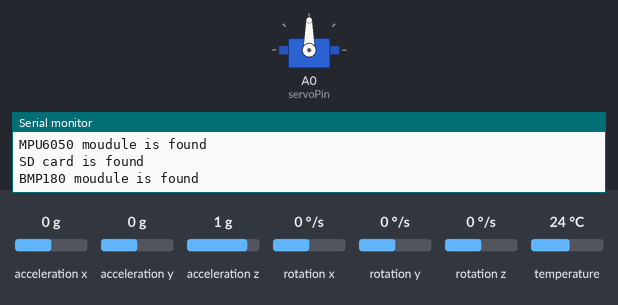
The sketch below on a simulated Arduino Uno, built with avr-gcc and run on an emulated ATmega328P. Shown: servo, the last lines printed to the serial monitor. Inputs (shaded band) come from the test bench; at power-on: acceleration z 1 g, acceleration x 0 g, acceleration y 0 g, rotation x 0 °/s, rotation y 0 °/s, rotation z 0 °/s, temperature 24 °C. Storage starts empty.

Above: at 0.1 s.
At 1.3 s:
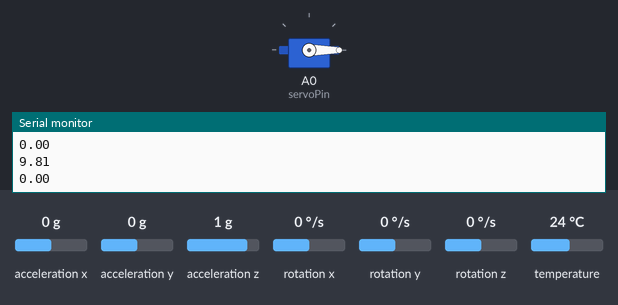
1.4 s: acceleration z set to 0.4 g
2.9 s: acceleration z set to 0.1 g
At 3.6 s:
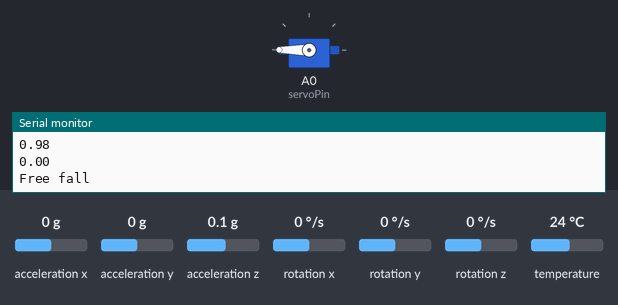
Timing chart, 0 to 5.9 s (numbered marks = the images above; inputs shaded):
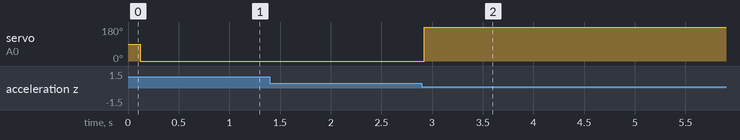

Measured:
- the behaviour switches between 0.3 and 0.2 g on acceleration z (found by bisection; images 1 and 2)
- after the input at 2.9 s, servo on A0 (servoPin): 0° → 180° at once

The sketch:

RocketSoftWare_SdCard_Modified.ino
```cpp
#include<Wire.h>
#include<Adafruit_MPU6050.h>
#include<Adafruit_Sensor.h>
#include<Adafruit_BMP085_U.h>
#include<Servo.h>
#include<SPI.h>
#include<SD.h>

Adafruit_MPU6050 mpuModule;
Adafruit_BMP085_Unified bmpModule = new Adafruit_BMP085_Unified(10085);
Servo myServo;

File fileAccX;
File fileAccY;

int servoPin = A0; // 18
int initServoPos = 0; // servo start position
int activeServoPos = 180; // servo active position

const int SD_PIN = 10;

const String FILE_NAME_ACC_X = "Acc_X.txt";
const String FILE_NAME_ACC_Y = "Acc_Y.txt";
const String FILE_NAME_ACC_Z = "Acc_Z.txt";

#define FILE_NAME_ALTITUDE = "Altitude.txt";
#define FILE_NAME_PRESSURE = "Pressure.txt";
#define FILE_NAME_TEMPERATURE = "Temprature.txt";


void setup(void) {
  Serial.begin(9600);
//  Serial.println("here lololol");


  if(!mpuModule.begin()) {
    Serial.println("Failed to find MPU6050 module");
    while(1) {} // enter infinite loop to stop the execution
  }
  Serial.println("MPU6050 moudule is found");

  if(!SD.begin(SD_PIN)) {
    Serial.println("SD Card is not found");
    while(1) {}
  }

  Serial.println("SD card is found");

  if(!bmpModule.begin()) {
    Serial.println("Failed to find MPU6050 module");
    while(1) {}
  }
  Serial.println("BMP180 moudule is found");

  myServo.attach(servoPin);

  setUpMPU6050();
  myServo.write(initServoPos);
}
File dataFile;

void setUpMPU6050(void) {
  mpuModule.setAccelerometerRange(MPU6050_RANGE_8_G);
  mpuModule.setGyroRange(MPU6050_RANGE_500_DEG);
  mpuModule.setFilterBandwidth(MPU6050_BAND_5_HZ);
  delay(100);
}

float averageTemp;
float bmpTemp;
float absoluteValue;

void loop(void) {
//  Serial.println("here lololol");
  sensors_event_t acceleration, gyro, temp;
  sensors_event_t bmpEvent;

  mpuModule.getEvent(&acceleration, &gyro, &temp);

  float xAcc = acceleration.acceleration.x;
  float yAcc = acceleration.acceleration.y;
  float zAcc = acceleration.acceleration.z;


  File file = SD.open("denaaa.txt", FILE_WRITE);
  if (file) {
    file.println(xAcc);
    file.close();
    // print to the serial port too:
  }
  Serial.println(xAcc);
//    myFile.close();

//    fileAccX.write(',');
//    fileAccX.write('\n');


//  Serial.print("x: "); Serial.println(xAcc);
//  Serial.print("y: "); Serial.println(yAcc);
//  Serial.print("z: "); Serial.println(zAcc);

  absoluteValue = sqrt(xAcc * xAcc + yAcc * yAcc + zAcc * zAcc);
  if(absoluteValue < 2) {
    myServo.write(activeServoPos);
    Serial.println("Free fall");
  }
  Serial.println(absoluteValue);

  printMPU6050Values(acceleration, gyro, temp);
//  Serial.println("==================Test==================");
//  printBMP180Values(bmpEvent);
//  Serial.println("==================Test==================");
//
//  bmpModule.getTemperature(&bmpTemp);
//  averageTemp = (temp.temperature + bmpTemp) / 2.0;
//  Serial.print("KEK: "); Serial.println(averageTemp);
//  delay(1000);
}

void printMPU6050Values(sensors_event_t &a, sensors_event_t &g, sensors_event_t &temp) {
  mpuModule.getEvent(&a, &g, &temp);
  /* Print out the values */
//  Serial.print("Acceleration X: ");
//  Serial.print(a.acceleration.x);
//  Serial.print(", Y: ");
//  Serial.print(a.acceleration.y);
//  Serial.print(", Z: ");
//  Serial.print(a.acceleration.z);
//  Serial.println(" m/s^2");
//
//  Serial.print("Rotation X: ");
//  Serial.print(g.gyro.x);
//  Serial.print(", Y: ");
//  Serial.print(g.gyro.y);
//  Serial.print(", Z: ");
//  Serial.print(g.gyro.z);
//  Serial.println(" rad/s");
//
//  Serial.print("Temperature: ");
//  Serial.print(temp.temperature);
//  Serial.println(" degC");
//
//  Serial.println("");
}

void printBMP180Values(sensors_event_t &event) {
  bmpModule.getEvent(&event);

  if(event.pressure) {
    Serial.print("Pressure: "); Serial.print(event.pressure); Serial.println(" hPa");

    float temperature;
    bmpModule.getTemperature(&temperature);
    Serial.print("Temperature: "); Serial.print(temperature); Serial.println(" C");

    float seaLevelPressure = SENSORS_PRESSURE_SEALEVELHPA;
    Serial.print("Altitude:    "); Serial.print(bmpModule.pressureToAltitude(seaLevelPressure,event.pressure)); Serial.println(" m");

    Serial.println("");
  }
}
```
